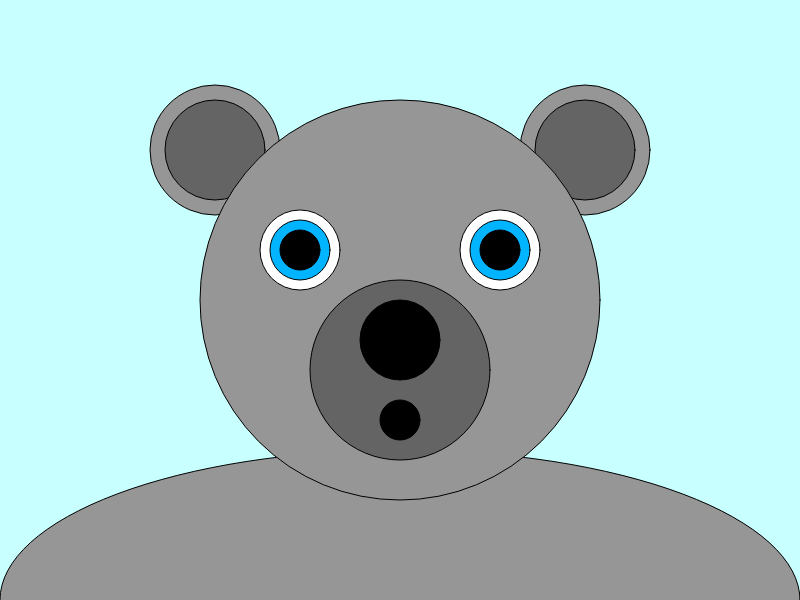
Frame 1 (no input)
Frame 60 (no input): identical to frame 1, image omitted
Frame 120 (the mouse pressed at the canvas centre since frame 60): identical to frame 1, image omitted

The p5.js sketch that drew this single still picture (run headless with seeded random() and noise() and a simulated clock; from frame 60 on, the mouse is pressed at the canvas centre):

// p5.js sketch
// ── sketch.js
function setup() {
  createCanvas(800, 600);
}

function draw() {
  background(200,255,255);
  
  fill (150);
  circle(215,150,130);
  fill(100);
  circle(215,150,100);
  
  fill (150);
  circle(585,150,130);
  fill(100);
  circle(585,150,100);
  
  fill (150);
  ellipse (400,600,800,300);
  circle (400,300,400);
  
  fill(255);
  circle (300,250,80);
  fill (0,180,255);
  circle (300,250,60);
  fill (0);
  circle (300,250,40);
  
  fill(255);
  circle (500,250,80);
  fill (0,180,255);
  circle (500,250,60);
  fill (0);
  circle (500,250,40);
  
  fill (100);
  circle (400,370,180);
  fill(0);
  circle (400,340,80);
  circle (400,420,40);
}
